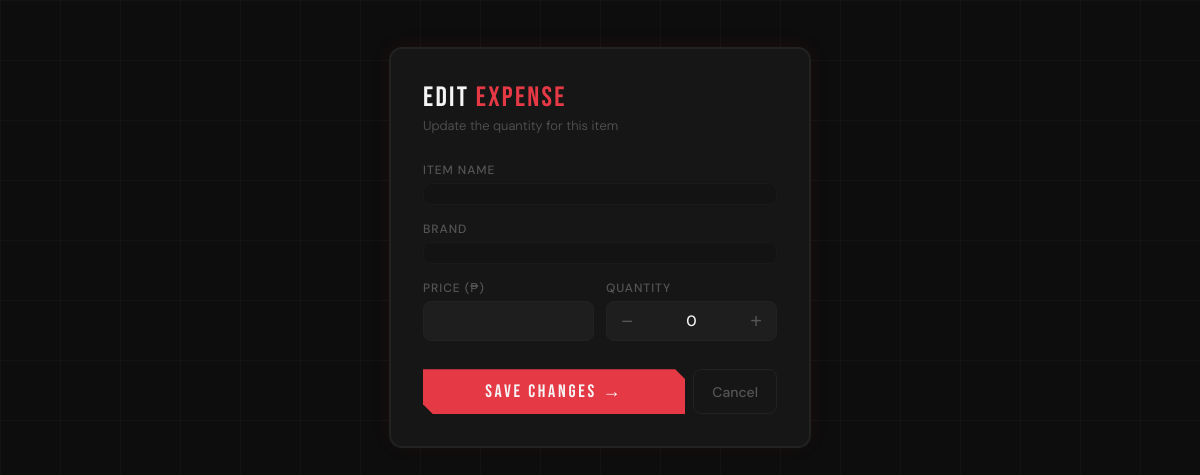
The page /edit/3fc6050b-9623-4e98-ac63-960d77b7ceea on the database as committed earlier.
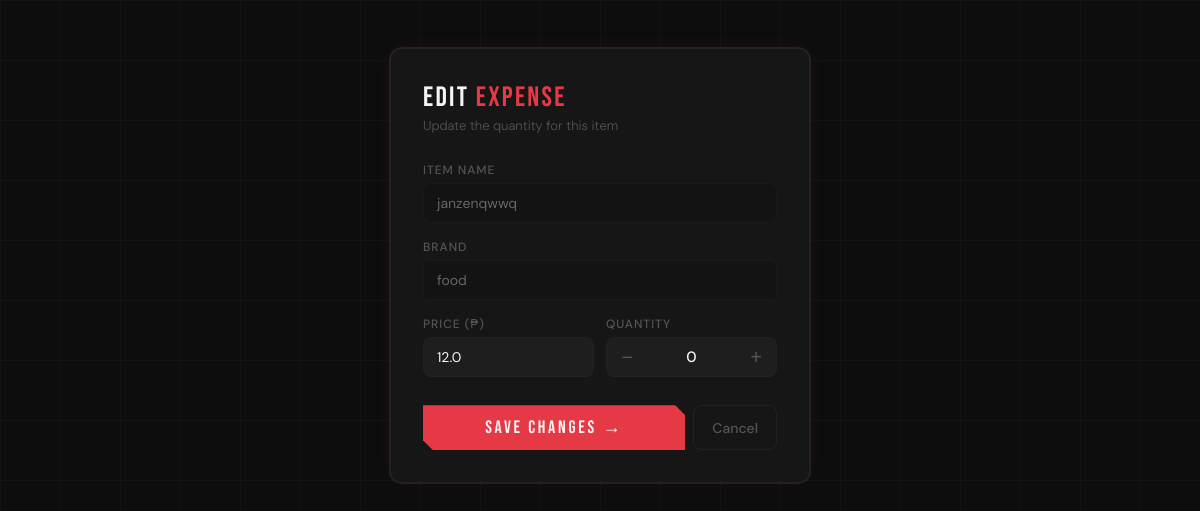
The same page on the database as committed later.
### tables this page shows
CREATE TABLE items (
        item_id TEXT PRIMARY KEY,
        name TEXT,
        brand TEXT,
        price REAL,
        quantity INTEGER,
        amount REAL
    );

### app.py (the view)
@app.route("/edit/<item_id>")
def edit_item(item_id):
    conn = get_db()
    cursor = conn.cursor()
    cursor.execute("SELECT * FROM items WHERE item_id =  ?",
                   (item_id,)
                   )
    row = cursor.fetchone()
    conn.close()
    return render_template("edit.html", item=row)

### app.py (called while the page is built)
def get_db():
    conn = sqlite3.connect("database.db")
    conn.row_factory = sqlite3.Row
    return conn

### templates/edit.html (shortened to what this page needs)
<!doctype html>
<html>
  <head>
  </head>
  <body>
    <div class="card">
      <div class="card-header">
        <h1>Edit <span>Expense</span></h1>
        <p class="subtitle">Update the quantity for this item</p>
      </div>
      <form action="/update/{{ item['item_id'] }}" method="POST">
        <div class="field">
          <label>Item name</label>
          <div class="field-readonly">{{ item.name }}</div>
        </div>
        <div class="field">
          <label>Brand</label>
          <div class="field-readonly">{{ item.brand }}</div>
        </div>
        <div class="row">
          <div class="field">
            <label>Price (₱)</label>
            <input
              type="number"
              name="price"
              value="{{ item.price }}"
              step="0.01"
              required
            />
          </div>
          <div class="field">
            <label>Quantity</label>
            <div class="stepper">
              <button class="step-btn" id="minus" type="button">−</button>
              <span class="step-val" id="qty">0</span>
              <button class="step-btn" id="plus" type="button">+</button>
            </div>
          </div>
        </div>
        <div class="actions">
          <button type="submit" class="btn-save">Save Changes →</button>
          <a href="/list" class="btn-cancel">Cancel</a>
        </div>
      </form>
    </div>
  </body>
</html>

Rows that differ between the two databases and show on the page:
added items: name "janzenqwwq", brand "food", price "12.0"
